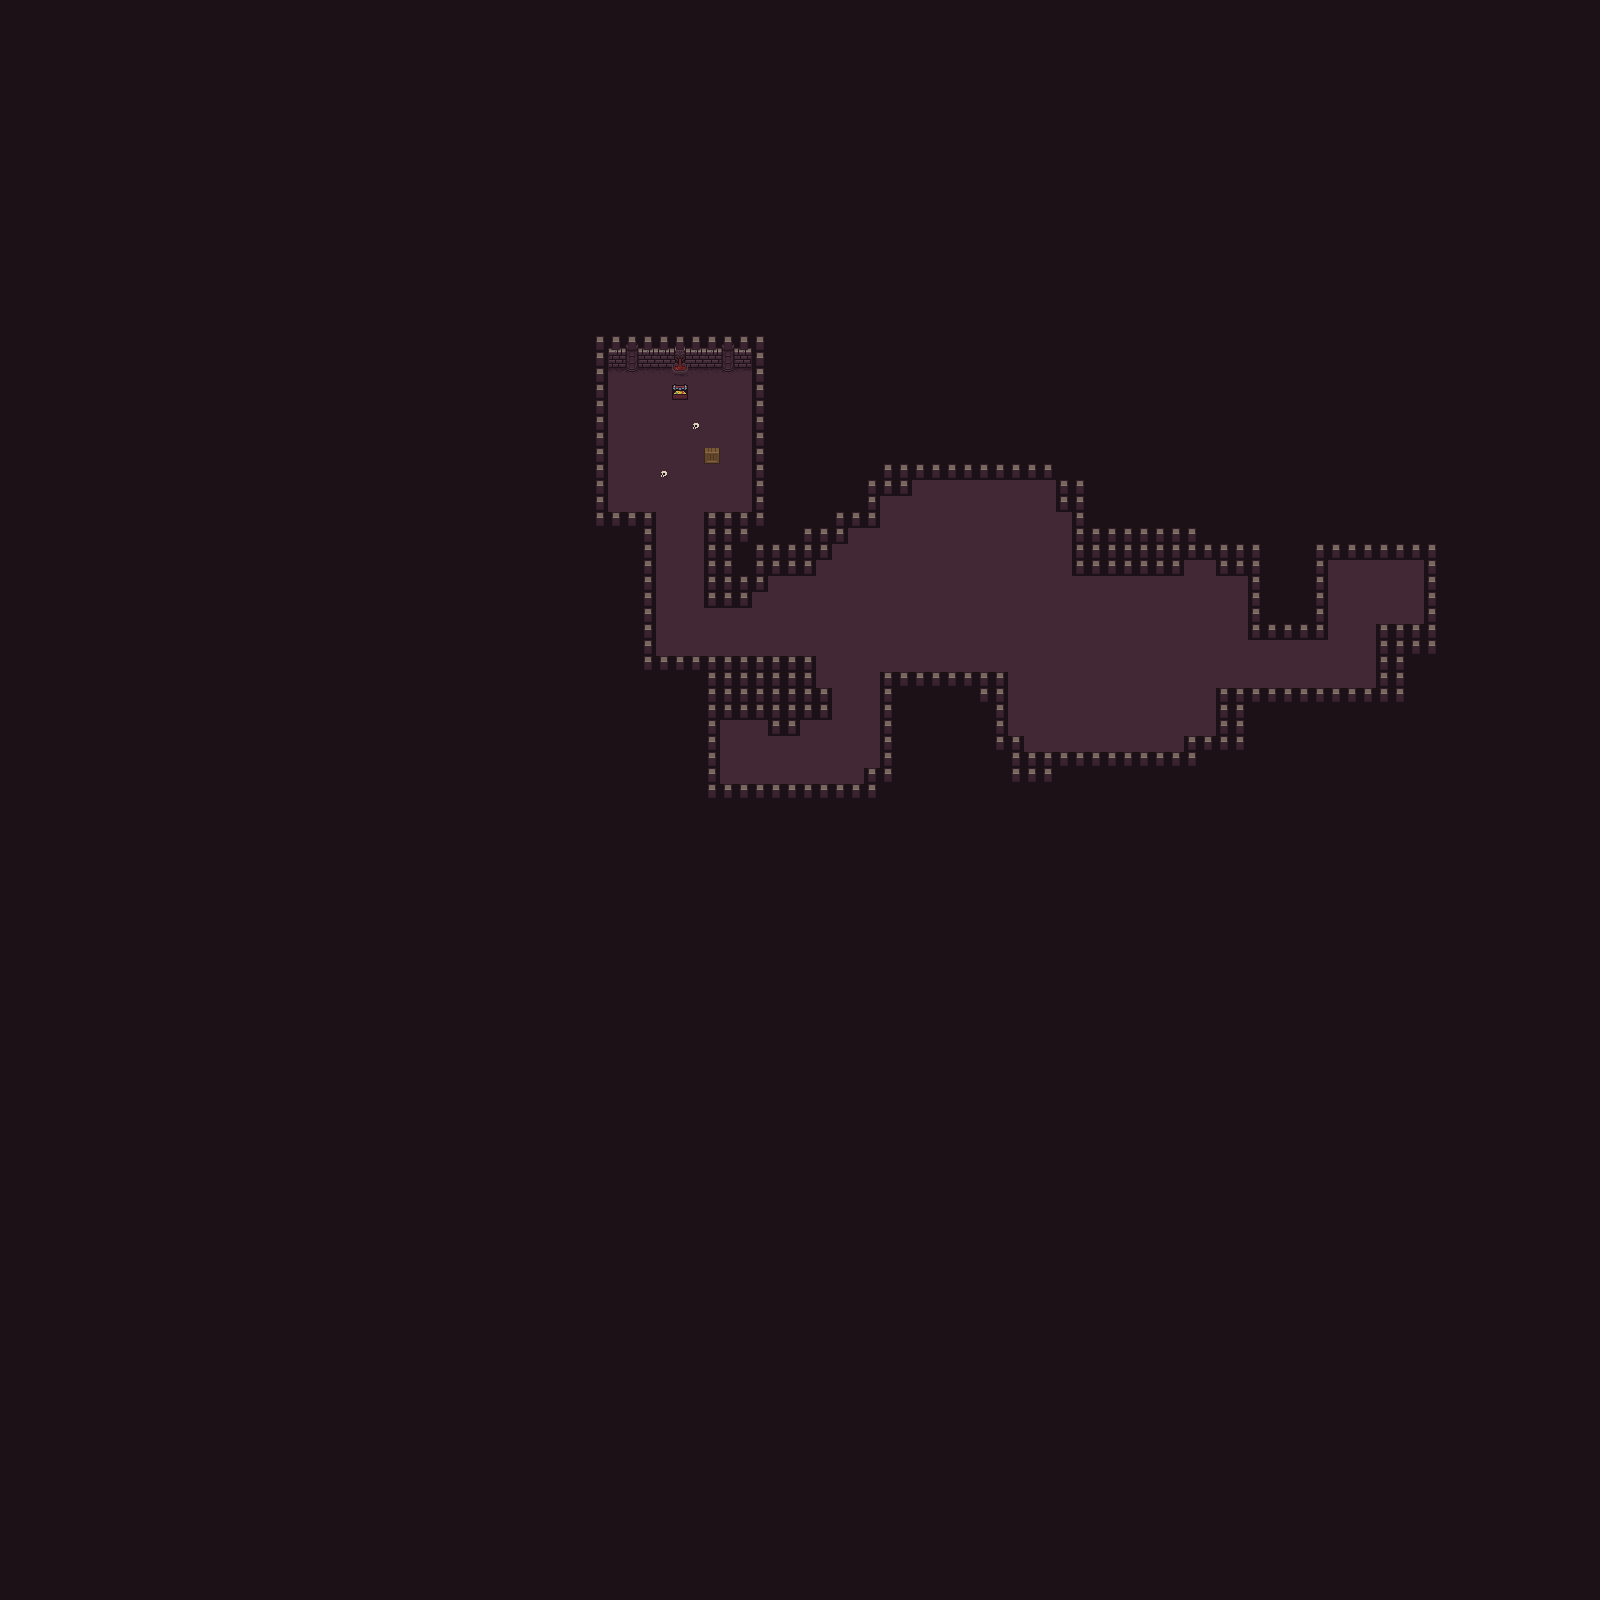

This game map was drawn from its Tiled (.tmx) file and the tilesets committed beside it. A one-line description and the trimmed map source follow:
An orthogonal 100x100 tile map with 16x16 px tiles, 4 tile layers (Background, Tile Layer 1, Top, Collision).

<map version="1.0" tiledversion="1.0.2" orientation="orthogonal" renderorder="right-down" width="100" height="100" tilewidth="16" tileheight="16" nextobjectid="1">
 <tileset firstgid="1" name="dungeon" tilewidth="16" tileheight="16" tilecount="256" columns="16">
  <image source="dungeon.png" width="256" height="256" />
  <tile id="49">
   <properties>
    <property name="collide" type="bool" value="true" />
   </properties>
  </tile>
  <tile id="100">
   <properties>
    <property name="collide" type="bool" value="true" />
   </properties>
  </tile>
  <tile id="117">
   <properties>
    <property name="collide" type="bool" value="true" />
   </properties>
  </tile>
  <tile id="222">
   <properties>
    <property name="collide" type="bool" value="true" />
   </properties>
  </tile>
 </tileset>
 <layer name="Background" width="100" height="100">
  <data>[10000 cells, 10000 non-empty, 2 distinct tile ids]</data>
 </layer>
 <layer name="Tile Layer 1" width="100" height="100">
  <data>[10000 cells, 9727 non-empty, 17 distinct tile ids]</data>
 </layer>
 <layer name="Top" width="100" height="100">
  <data>[10000 cells, 7 non-empty, 6 distinct tile ids]</data>
 </layer>
 <layer name="Collision" width="100" height="100">
  <data>[10000 cells, 269 non-empty, 1 distinct tile ids]</data>
 </layer>
</map>
